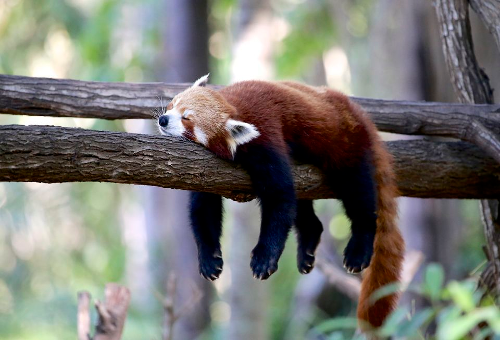
#> input picture red_panda.png, 500 x 340 px
$ python task5.py
#> lines starting #> are read from the running program, lines starting #| are printed output that depends on the picture
import numpy as np
import matplotlib.image as mpimg
import matplotlib.pyplot as plt


def my_func():
    img = mpimg.imread('red_panda.png')
#> img is the input picture: shape (340, 500, 3) float32; mean R, G, B 0.471, 0.471, 0.449
    h = img.shape[0]
#> h = 340
    w = img.shape[1]
#> w = 500

    numChannels = np.array([0.299, 0.587, 0.144])

    x = []
    y = []

    for i in range(h):
        for j in range(w):
            x.append(img[i, j, 0] * numChannels[0] + img[i, j, 1] * numChannels[1] + img[i, j, 2] * numChannels[2])
        y.append(x)
        x = []
#> after the loop, y = 340 items

    y = np.array(y)
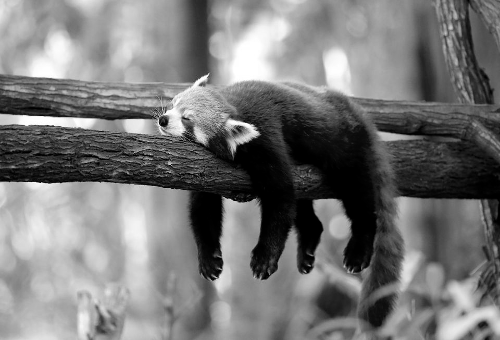
#> y: shape (340, 500) float64; min 0, max 1.03, mean 0.482; drawn with min black and max white

    plt.imshow(y, cmap='gray')
    plt.show()


my_func()
